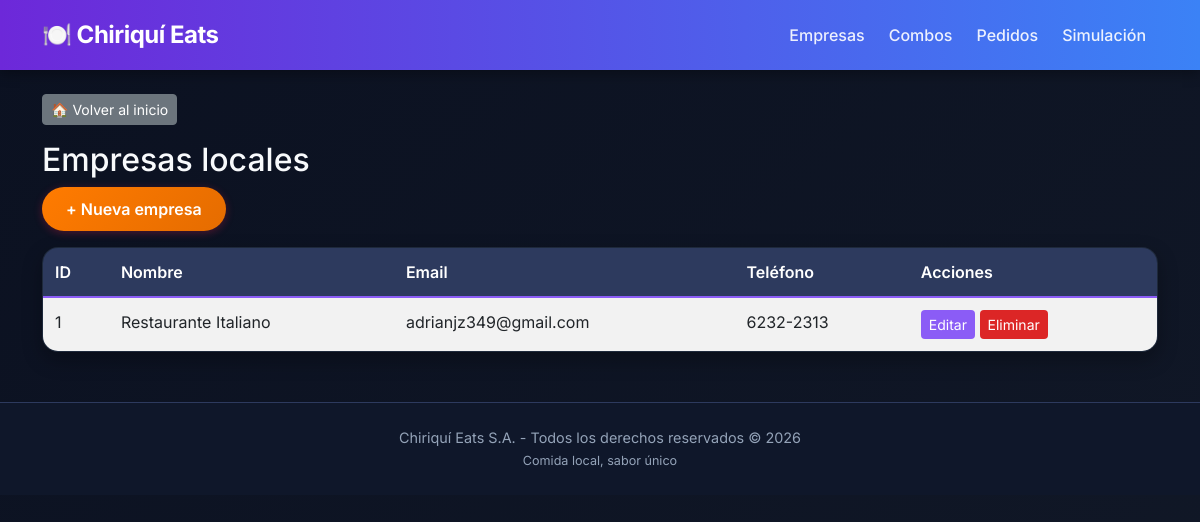
/companies, run on the app's committed database.
### models.py (models this page shows, shortened)
class Company(db.Model):
    __tablename__ = 'companies'
    id = db.Column(db.Integer, primary_key=True)
    name = db.Column(db.String(100), nullable=False)
    email = db.Column(db.String(100), nullable=False)
    phone = db.Column(db.String(20))
    address = db.Column(db.String(200))
    combos = db.relationship('Combo', backref='company', lazy=True, cascade='all, delete-orphan')

### app.py (the view)
@app.route('/companies')
def list_companies():
    companies = Company.query.all()
    return render_template('companies.html', companies=companies)

### templates/companies.html
{% extends "base.html" %}
{% block content %}
<a href="{{ url_for('index') }}" class="btn btn-secondary btn-sm mb-3">🏠 Volver al inicio</a>
<h2>Empresas locales</h2>
<a href="{{ url_for('create_company') }}" class="btn btn-primary mb-3">+ Nueva empresa</a>
<table class="table table-striped">
    <thead>
        <tr><th>ID</th><th>Nombre</th><th>Email</th><th>Teléfono</th><th>Acciones</th></tr>
    </thead>
    <tbody>
        {% for comp in companies %}
        <tr>
            <td>{{ comp.id }}</td>
            <td>{{ comp.name }}</td>
            <td>{{ comp.email }}</td>
            <td>{{ comp.phone }}</td>
            <td>
                <a href="{{ url_for('edit_company', id=comp.id) }}" class="btn btn-sm btn-warning">Editar</a>
                <a href="{{ url_for('delete_company', id=comp.id) }}" class="btn btn-sm btn-danger" onclick="return confirm('¿Eliminar empresa? Se borrarán sus combos.')">Eliminar</a>
            </td>
        </tr>
        {% endfor %}
    </tbody>
</table>
{% endblock %}

### static/css/disenos.css (style rules this page uses)
* { margin: 0; padding: 0; box-sizing: border-box; }
body { background: linear-gradient(135deg, #0B1121 0%, #111827 100%); color: #F8FAFC; font-family: 'Inter', 'Segoe UI', sans-serif; min-height: 100vh; }
.card, .jumbotron, .bg-light, .table { background-color: #1E293B; border: 1px solid #334155; border-radius: 20px; box-shadow: 0 8px 20px rgba(0, 0, 0, 0.3); color: #000000; }
.card-header, .table thead th { background-color: #2D3A5E; color: white; font-weight: 600; border-bottom: 2px solid #8B5CF6; }
.table { border-radius: 16px; overflow: hidden; }
.table td, .table th { border-color: #334155; padding: 12px; }
.btn-primary { background: linear-gradient(135deg, #E11D48 0%, #BE123C 100%); border: none; color: white; font-weight: 600; padding: 10px 24px; border-radius: 40px; transition: all 0.2s ease; box-shadow: 0 2px 8px rgba(225, 29, 72, 0.3); }
.btn-warning { background: #8B5CF6; border: none; color: white; }
.btn-danger { background: #DC2626; border: none; }
a { color: #A78BFA; text-decoration: none; }
.btn-primary { background: linear-gradient(135deg, #ff7b00, #e56c00); border: none; }

### data on the page
Company: id "1", name "Restaurante Italiano", email "adrianjz349@gmail.com", phone "6232-2313"
